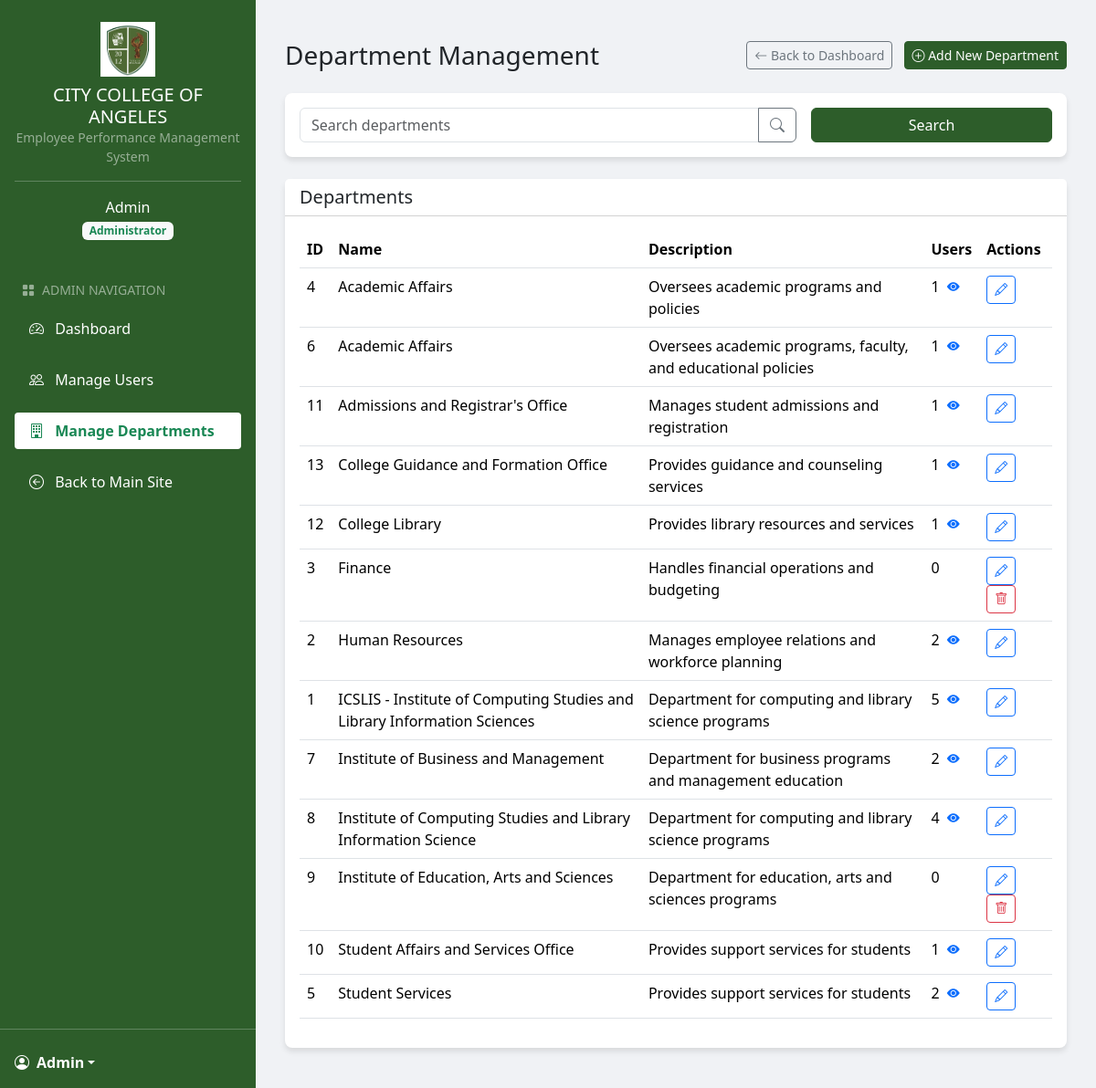
The app's page /admin/departments.php (signed in) with its own data.
### tables this page shows
CREATE TABLE `departments` (
  `id` int(11) NOT NULL,
  `name` varchar(255) NOT NULL,
  `description` text DEFAULT NULL,
  `head_id` int(11) DEFAULT NULL,
  `created_at` timestamp NOT NULL DEFAULT current_timestamp(),
  `updated_at` timestamp NOT NULL DEFAULT current_timestamp() ON UPDATE current_timestamp()
);

### admin/departments.php (the view, shortened to what this page needs)
<?php
include_once('../includes/header.php');
$host = "localhost";
$username = "root";
$password = "";
$database = "epms_db";
$conn = new mysqli($host, $username, $password, $database);
$search_query = isset($_GET['search']) ? trim($_GET['search']) : '';
$sql = "SELECT d.*, COUNT(u.id) as user_count
        FROM departments d
        LEFT JOIN users u ON d.id = u.department_id";
$sql .= " GROUP BY d.id ORDER BY d.name";
$stmt = $conn->prepare($sql);
$stmt->execute();
$departments_result = $stmt->get_result();
?>
<div class="container-fluid py-4">
    <div class="d-flex justify-content-between align-items-center mb-4">
        <h1 class="h3 mb-0">Department Management</h1>
        <div>
            <a href="dashboard.php" class="btn btn-sm btn-outline-secondary me-2">
                <i class="bi bi-arrow-left"></i> Back to Dashboard
            </a>
            <button type="button" class="btn btn-sm btn-primary" data-bs-toggle="modal" data-bs-target="#addDepartmentModal">
                <i class="bi bi-plus-circle"></i> Add New Department
            </button>
        </div>
    </div>
    <div class="card mb-4">
        <div class="card-body">
            <form action="departments.php" method="GET" class="row g-3">
                <div class="col-md-8">
                    <div class="input-group">
                        <input type="text" class="form-control" placeholder="Search departments" name="search" value="<?php echo htmlspecialchars($search_query); ?>">
                        <button class="btn btn-outline-secondary" type="submit">
                            <i class="bi bi-search"></i>
                        </button>
                    </div>
                </div>
                <div class="col-md-4">
                    <div class="d-flex">
                        <div class="d-grid flex-grow-1">
                            <button type="submit" class="btn btn-primary">Search</button>
                        </div>
                    </div>
                </div>
            </form>
        </div>
    </div>
    <div class="card">
        <div class="card-header bg-white">
            <h5 class="mb-0">Departments</h5>
        </div>
        <div class="card-body">
            <div class="table-responsive">
                <table class="table table-hover">
                    <thead>
                        <tr>
                            <th>ID</th>
                            <th>Name</th>
                            <th>Description</th>
                            <th>Users</th>
                            <th>Actions</th>
                        </tr>
                    </thead>
                    <tbody>
                        <?php if ($departments_result->num_rows > 0): ?>
                            <?php while ($dept = $departments_result->fetch_assoc()): ?>
                                <tr>
                                    <td><?php echo $dept['id']; ?></td>
                                    <td><?php echo htmlspecialchars($dept['name']); ?></td>
                                    <td><?php echo htmlspecialchars($dept['description'] ?? 'No description'); ?></td>
                                    <td>
                                        <?php echo $dept['user_count']; ?>
                                        <?php if ($dept['user_count'] > 0): ?>
                                            <a href="users.php?department=<?php echo $dept['id']; ?>" class="text-decoration-none ms-1">
                                                <i class="bi bi-eye-fill small"></i>
                                            </a>
                                        <?php endif; ?>
                                    </td>
                                    <td>
                                        <button type="button" class="btn btn-sm btn-outline-primary edit-dept-btn"
                                                data-bs-toggle="modal" data-bs-target="#editDepartmentModal"
                                                data-id="<?php echo $dept['id']; ?>"
                                                data-name="<?php echo htmlspecialchars($dept['name']); ?>"
                                                data-description="<?php echo htmlspecialchars($dept['description'] ?? ''); ?>">
                                            <i class="bi bi-pencil"></i>
                                        </button>
                                        <?php if ($dept['user_count'] == 0): ?>
                                            <a href="departments.php?delete=<?php echo $dept['id']; ?>" class="btn btn-sm btn-outline-danger"
                                               onclick="return confirm('Are you sure you want to delete this department?')">
                                                <i class="bi bi-trash"></i>
                                            </a>
                                        <?php endif; ?>
                                    </td>
                                </tr>
                            <?php endwhile; ?>
                        <?php else: ?>
                            <tr>
                                <td colspan="5" class="text-center">No departments found</td>
                            </tr>
                        <?php endif; ?>
                    </tbody>
                </table>
            </div>
        </div>
    </div>
</div>
<?php
include_once('../includes/footer.php');
?>

### includes/header.php (style rules this page uses)
body { background-color: #f0f2f5; min-height: 100vh; display: flex; }
.btn-primary, .bg-primary { background-color: #2d5d2a !important; border-color: #2d5d2a !important; }
.card { box-shadow: 0 4px 6px rgba(0, 0, 0, 0.1); border-radius: 8px; border: none; }

### records on screen
departments: id "4", name "Academic Affairs", description "Oversees academic programs and policies", user_count "1"
departments: id "6", name "Academic Affairs", description "Oversees academic programs, faculty, and educational policies", user_count "1"
departments: id "11", name "Admissions and Registrar's Office", description "Manages student admissions and registration", user_count "1"
departments: id "13", name "College Guidance and Formation Office", description "Provides guidance and counseling services", user_count "1"
departments: id "12", name "College Library", description "Provides library resources and services", user_count "1"
departments: id "3", name "Finance", description "Handles financial operations and budgeting", user_count "0"
departments: id "2", name "Human Resources", description "Manages employee relations and workforce planning", user_count "2"
departments: id "1", name "ICSLIS - Institute of Computing Studies and Library Information Sciences", description "Department for computing and library science programs", user_count "5"
departments: id "7", name "Institute of Business and Management", description "Department for business programs and management education", user_count "2"
departments: id "8", name "Institute of Computing Studies and Library Information Science", description "Department for computing and library science programs", user_count "4"
departments: id "9", name "Institute of Education, Arts and Sciences", description "Department for education, arts and sciences programs", user_count "0"
departments: id "10", name "Student Affairs and Services Office", description "Provides support services for students", user_count "1"
departments: id "5", name "Student Services", description "Provides support services for students", user_count "2"

### other values on screen
$_SESSION['user_name'] "Admin"
$role_display "Administrator"
$item['title'] "Dashboard"
$item['title'] "Manage Users"
$item['title'] "Manage Departments"
$item['title'] "Back to Main Site"
